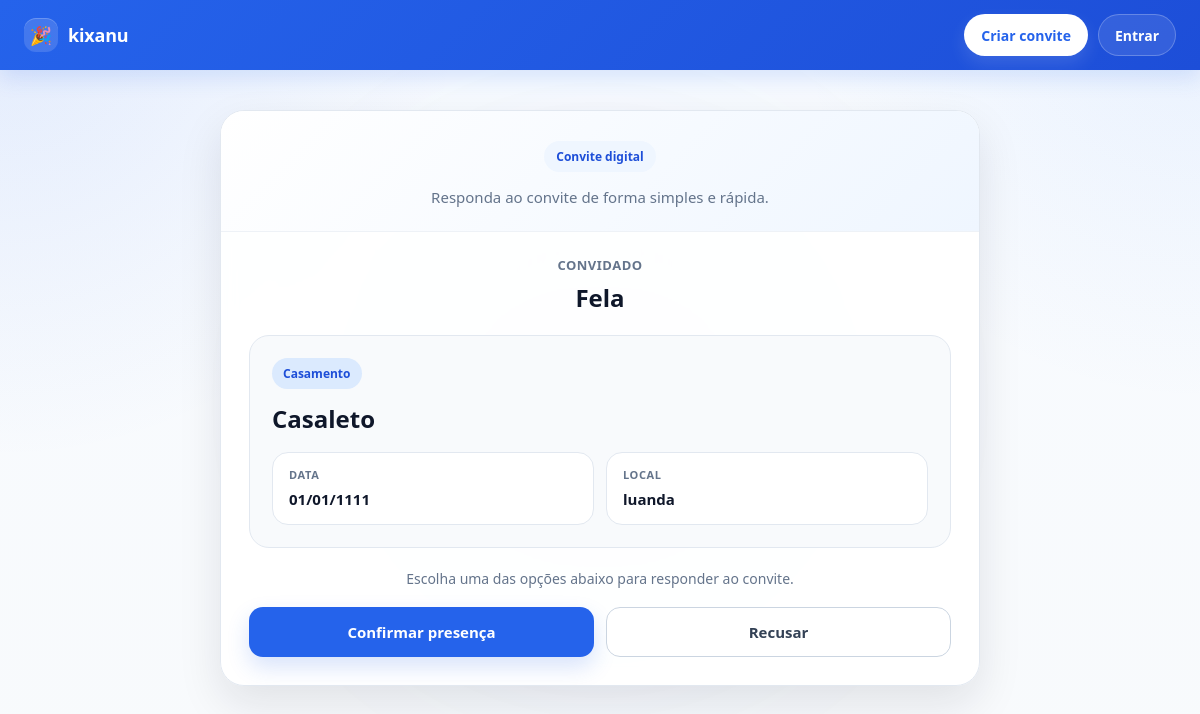
/invite/fela-54a75c55d8eb4ed5a6480fdcda1a6699/, run on the app's committed database.
### guests/models.py (models this page shows, shortened)
class Guest(models.Model):
    STATUS_CHOICES = [
        ('pendente', 'Pendente'),
        ('confirmado', 'Confirmado'),
        ('recusado', 'Recusado'),
    ]
    event = models.ForeignKey('events.Event', on_delete=models.CASCADE)
    full_name = models.CharField(max_length=255)
    phone = models.CharField(max_length=50, blank=True, null=True)
    email = models.EmailField(blank=True, null=True)
    token = models.UUIDField(default=uuid.uuid4, unique=True, editable=False)
    slug = models.SlugField(max_length=255, unique=True, blank=True, null=True)
    status = models.CharField(max_length=20, choices=STATUS_CHOICES, default='pendente')
    qr_code = models.ImageField(upload_to='qr_codes/', blank=True, null=True)
    companion_name = models.CharField(max_length=255, blank=True, null=True)

### events/models.py (models this page shows, shortened)
class Event(models.Model):
    EVENT_TYPE_CHOICES = [
        ('aniversario', 'Aniversário'),
        ('casamento', 'Casamento'),
        ('noivado', 'Noivado'),
        ('baptizado', 'Baptizado'),
        ('cha_de_bebe', 'Chá de bebé'),
        ('formatura', 'Formatura'),
        ('conferencia', 'Conferência'),
        ('reuniao', 'Reunião'),
        ('evento_corporativo', 'Evento corporativo'),
        ('outro', 'Outro'),
    ]
    owner = models.ForeignKey(User, on_delete=models.CASCADE, null=True, blank=True)
    name = models.CharField(max_length=255)
    event_type = models.CharField(max_length=50, choices=EVENT_TYPE_CHOICES, default='outro')
    date = models.DateField()
    location = models.CharField(max_length=255, blank=True, null=True)
    description = models.TextField(blank=True, null=True)
    allowed_companions = models.PositiveIntegerField(default=0)
    @property
    def event_type_label(self):
        event_type_map = dict(self.EVENT_TYPE_CHOICES)
        return event_type_map.get(self.event_type, self.event_type)

### guests/views.py (the view)
# urls.py: path('invite/<slug:slug>/', views.invite_page, name='invite_page'),
def invite_page(request, slug):
    guest = get_object_or_404(Guest, slug=slug)
    return render(request, 'guests/public_invite.html', {'guest': guest})

### notifications/context_processors.py (called while the page is built)
def notification_count(request):
    if request.user.is_authenticated:
        notifications = Notification.objects.filter(
            user=request.user
        ).order_by('-created_at')
        unread_count = notifications.filter(is_read=False).count()
    else:
        notifications = Notification.objects.none()
        unread_count = 0
    return {
        'unread_notifications_count': unread_count,
        'notifications': notifications,
    }

### guests/templates/guests/public_invite.html (shortened to what this page needs)
{% extends "base.html" %}
{% block content %}
<div class="invite-page-bg">
    <div class="invite-wrapper">
        <div class="invite-shell">
            <div class="invite-header">
                <div class="invite-badge">Convite digital</div>
                <p class="invite-subtitle">Responda ao convite de forma simples e rápida.</p>
            </div>
            <div class="invite-body">
                <div class="guest-block">
                    <div class="guest-label">Convidado</div>
                    <div class="guest-name">{{ guest.full_name }}</div>
                </div>
                <div class="event-card">
                    <div class="event-type">{{ guest.event.event_type_label }}</div>
                    <div class="event-name">{{ guest.event.name }}</div>
                    <div class="event-meta">
                        <div class="meta-box">
                            <div class="meta-label">Data</div>
                            <div class="meta-value">{{ guest.event.date|date:"d/m/Y" }}</div>
                        </div>
                        <div class="meta-box">
                            <div class="meta-label">Local</div>
                            <div class="meta-value">{{ guest.event.location }}</div>
                        </div>
                    </div>
                </div>
                <div class="invite-note">
                    Escolha uma das opções abaixo para responder ao convite.
                </div>
                <form method="POST" action="{% url 'invite_response' guest.token 'confirm' %}">
                    <div class="actions">
                        <button type="submit" class="btn btn-confirm">Confirmar presença</button>
                        <a href="{% url 'invite_response' guest.token 'decline' %}" class="btn btn-decline">Recusar</a>
                    </div>
                </form>
            </div>
        </div>
    </div>
</div>
{% endblock %}

### templates/base.html (style rules this page uses)
:root { --primary: #2563eb; --primary-dark: #1d4ed8; --dark: #0f172a; --text: #1e293b; --muted: #64748b; --border: #e2e8f0; --bg: #f8fafc; --card: #ffffff; --danger: #dc2626; }
* { box-sizing: border-box; }
html { scroll-behavior: smooth; }
body { margin: 0; font-family: "Segoe UI", Arial, sans-serif; background: var(--bg); color: var(--text); }
a { color: inherit; }
button { font-family: inherit; }

### guests/templates/guests/public_invite.html (style rules this page uses)
.invite-page-bg { position: relative; }
.invite-page-bg::before { content: ""; position: fixed; inset: 0; background: radial-gradient(circle at top left, rgba(37, 99, 235, 0.10), transparent 32%), radial-gradient(circle at top right, rgba(59, 130, 246, 0.08), transparent 28%), linear-gradient(180deg, #f8fbff 0%, #f8fafc 100%); z-index: -2; }
.invite-page-bg::after { content: ""; position: fixed; width: 520px; height: 520px; border-radius: 50%; background: rgba(37, 99, 235, 0.05); filter: blur(80px); top: 140px; left: 50%; transform: translateX(-50%); z-index: -1; pointer-events: none; }
.invite-wrapper { max-width: 760px; margin: 12px auto 0; }
.invite-shell { background: rgba(255, 255, 255, 0.92); border: 1px solid #e2e8f0; border-radius: 24px; box-shadow: 0 18px 44px rgba(15, 23, 42, 0.10); overflow: hidden; backdrop-filter: blur(8px); }
.invite-header { padding: 30px 28px 22px; text-align: center; border-bottom: 1px solid #eef2f7; background: linear-gradient(135deg, #ffffff, #eff6ff); }
.invite-badge { display: inline-flex; align-items: center; justify-content: center; background: #eff6ff; color: #1d4ed8; border-radius: 999px; padding: 7px 12px; font-size: 12px; font-weight: 700; margin-bottom: 14px; }
.invite-subtitle { margin: 0; font-size: 15px; color: #64748b; line-height: 1.5; }
.invite-body { padding: 24px 28px 28px; }
.guest-block { text-align: center; margin-bottom: 22px; }
.guest-label { font-size: 13px; font-weight: 700; color: #64748b; text-transform: uppercase; letter-spacing: 0.5px; margin-bottom: 8px; }
.guest-name { font-size: 24px; font-weight: 800; color: #0f172a; line-height: 1.3; word-break: break-word; }
.event-card { background: #f8fafc; border: 1px solid #e2e8f0; border-radius: 20px; padding: 22px; margin-bottom: 20px; }
.event-type { display: inline-block; background: #dbeafe; color: #1d4ed8; padding: 7px 11px; border-radius: 999px; font-size: 12px; font-weight: 700; margin-bottom: 14px; }
.event-name { font-size: 24px; font-weight: 800; color: #0f172a; line-height: 1.3; margin-bottom: 18px; word-break: break-word; }
.event-meta { display: grid; grid-template-columns: repeat(2, 1fr); gap: 12px; }
.meta-box { background: white; border: 1px solid #e2e8f0; border-radius: 16px; padding: 14px 16px; }
.meta-label { font-size: 11px; font-weight: 700; color: #64748b; text-transform: uppercase; letter-spacing: 0.6px; margin-bottom: 6px; }
.meta-value { font-size: 15px; font-weight: 700; color: #0f172a; line-height: 1.5; word-break: break-word; }
.invite-note { text-align: center; font-size: 14px; color: #64748b; line-height: 1.5; margin-bottom: 18px; }
.actions { display: grid; grid-template-columns: repeat(2, 1fr); gap: 12px; }
.btn { display: inline-flex; align-items: center; justify-content: center; min-height: 50px; padding: 13px 16px; border-radius: 14px; text-decoration: none; font-size: 15px; font-weight: 800; transition: 0.2s ease; border: 1px solid transparent; cursor: pointer; }
.btn-confirm { background: #2563eb; color: white; box-shadow: 0 10px 22px rgba(37, 99, 235, 0.18); }
.btn-decline { background: white; color: #334155; border-color: #cbd5e1; }

### data on the page
Guest: full_name "Fela", event.event_type_label "Casamento", event.name "Casaleto", event "01/01/1111", event.location "luanda"
